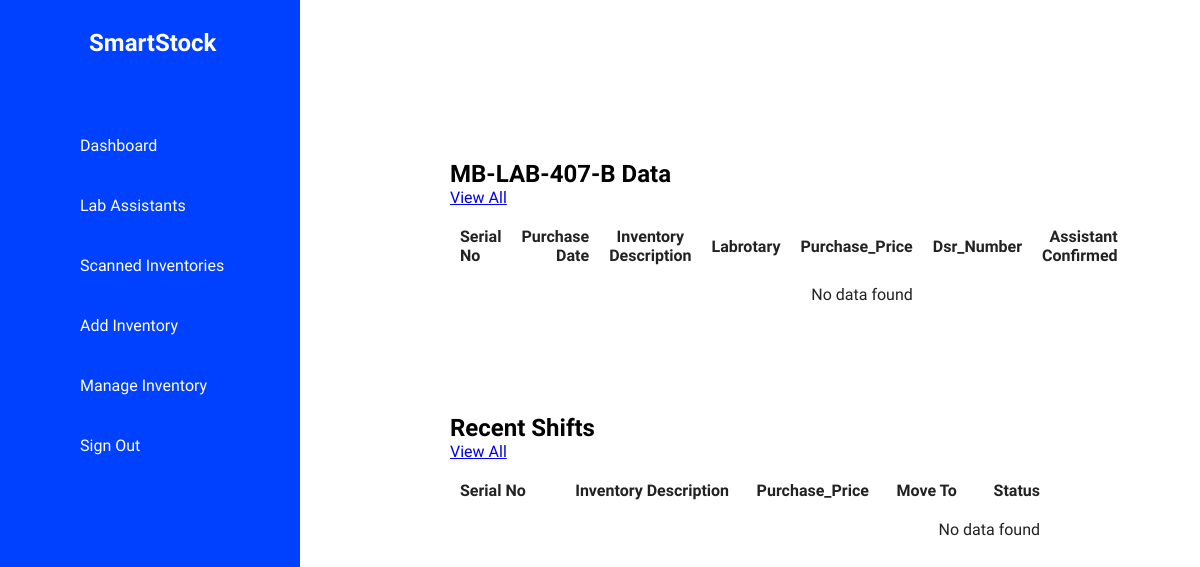
/Labs/Lab407B.php, run on an earlier commit of the app's database.
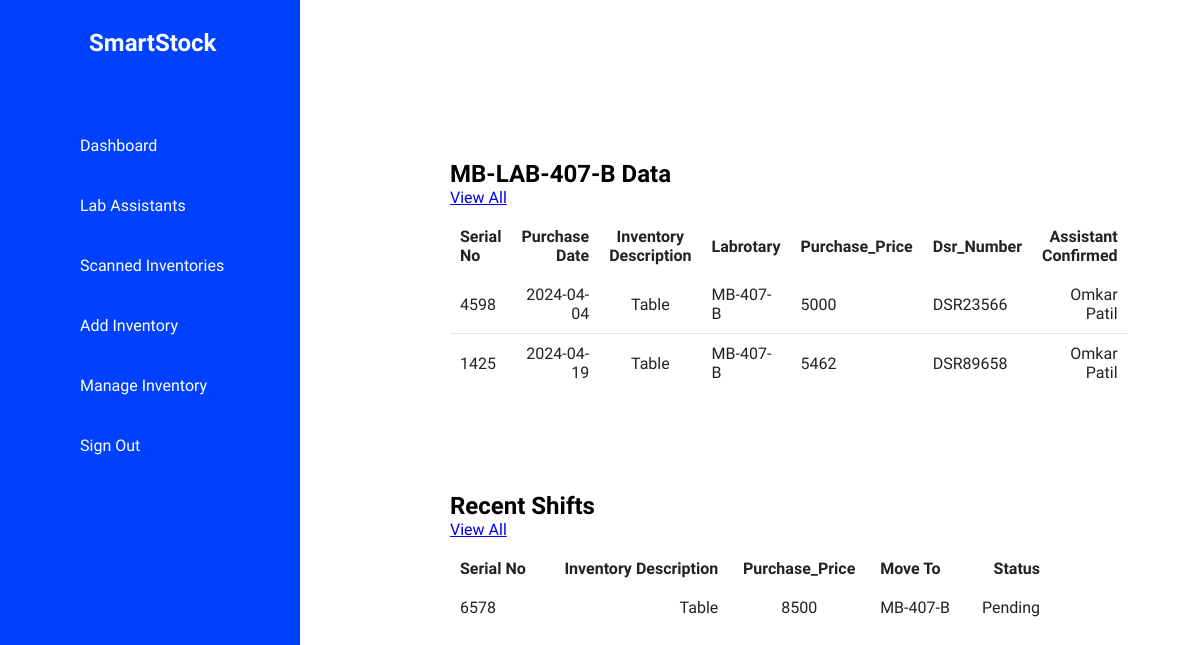
And on a later commit of the database.
### tables this page shows
CREATE TABLE `inventory_data` (
  `serial_no` int(11) NOT NULL,
  `purchase_date` date DEFAULT NULL,
  `Inventory_Description` varchar(500) DEFAULT NULL,
  `labrotary` varchar(50) DEFAULT NULL,
  `Purchase_Price` int(11) DEFAULT NULL,
  `dsr_number` varchar(70) DEFAULT NULL,
  `Assistant_Confirmed` varchar(100) DEFAULT NULL,
  `image_url` mediumblob NOT NULL
);

CREATE TABLE `manage_invent` (
  `serial_no` int(11) NOT NULL,
  `Inventory_Description` varchar(100) NOT NULL,
  `Purchase_Price` varchar(100) NOT NULL,
  `Move_To_Laboratory` varchar(100) NOT NULL,
  `Status` varchar(100) NOT NULL
);

### Labs/Lab407B.php (the view, shortened to what the changed rows need)
<!DOCTYPE html>
<html lang="en">
<head>
    <link rel="stylesheet" href="../css/labs.css" />
</head>
<body>
    <div class="container">
        <div class="navigation">
            <ul>
                <li>
                    <a href="#">
                        <span class="logo">
                            <h2>SmartStock</h2>
                        </span>
                    </a>
                </li>
            </ul>
        </div>
        <div class="main">
<div class="details">
            <div class="recentOrders">
                    <div class="cardHeader">
                        <h2>MB-LAB-407-B Data</h2>
                    </div>
                    <table>
                        <thead>
                            <tr>
                                <td>Serial No</td>
                                <td>Purchase Date</td>
                                <td>Inventory Description</td>
                                <td>Labrotary</td>
                                <td>Purchase_Price</td>
                                <td>Dsr_Number</td>
                                <td>Assistant Confirmed</td>
                            </tr>
                        </thead>
                        <?php
            include_once ('../connection.php');
            $sql = "SELECT * FROM inventory_data where labrotary='MB-407-B'";
            $result = $conn->query($sql);
            if ($result->num_rows > 0) {
                while ($row = $result->fetch_assoc()) {
                    echo "<tr>";
                    echo "<td>" . $row["serial_no"] . "</td>";
                    echo "<td>" . $row["purchase_date"] . "</td>";
                    echo "<td>" . $row["Inventory_Description"] . "</td>";
                    echo "<td>" . $row["labrotary"] . "</td>";
                    echo "<td>" . $row["Purchase_Price"] . "</td>";
                    echo "<td>" . $row["dsr_number"] . "</td>";
                    echo "<td>" . $row["Assistant_Confirmed"] . "</td>";
                    echo "</tr>";
                }
            } else {
                echo "<tr><td colspan='5'>No data found</td></tr>";
            }
            ?>
                    </table>
            </div>
        </div>
        <div class="details">
            <div class="recentOrders">
                    <div class="cardHeader">
                        <h2>Recent Shifts</h2>
                    </div>
                    <table>
                        <thead>
                            <tr>
                                <td>Serial No</td>
                                <td>Inventory Description</td>
                                <td>Purchase_Price</td>
                                <td>Move To</td>
                                <td>Status</td>
                            </tr>
                        </thead>
                        <?php
            $sql = "SELECT * FROM manage_invent where Move_To_Laboratory='MB-407-B'";
            $result = $conn->query($sql);
            if ($result->num_rows > 0) {
                while ($row = $result->fetch_assoc()) {
                    echo "<td>" . $row["serial_no"] . "</td>";
                    echo "<td>" . $row["Inventory_Description"] . "</td>";
                    echo "<td>" . $row["Purchase_Price"] . "</td>";
                    echo "<td>" . $row["Move_To_Laboratory"] . "</td>";
                    echo "<td>" . $row["Status"] . "</td>";
                }
            } else {
                echo "<tr><td colspan='5'>No data found</td></tr>";
            }
            ?>
         </table>
    </div>
</div>
</body>
</html>

What changed in the data, as far as the page shows it:
added inventory_data: serial_no "4598", purchase_date "2024-04-04", Inventory_Description "Table", labrotary "MB-407-B", Purchase_Price "5000", dsr_number "DSR23566", Assistant_Confirmed "Omkar Patil"
added inventory_data: serial_no "1425", purchase_date "2024-04-19", Inventory_Description "Table", labrotary "MB-407-B", Purchase_Price "5462", dsr_number "DSR89658", Assistant_Confirmed "Omkar Patil"
added manage_invent: serial_no "6578", Inventory_Description "Table", Purchase_Price "8500", Move_To_Laboratory "MB-407-B", Status "Pending"
Also different on the page:
text no longer shown: "No data found No data found"
